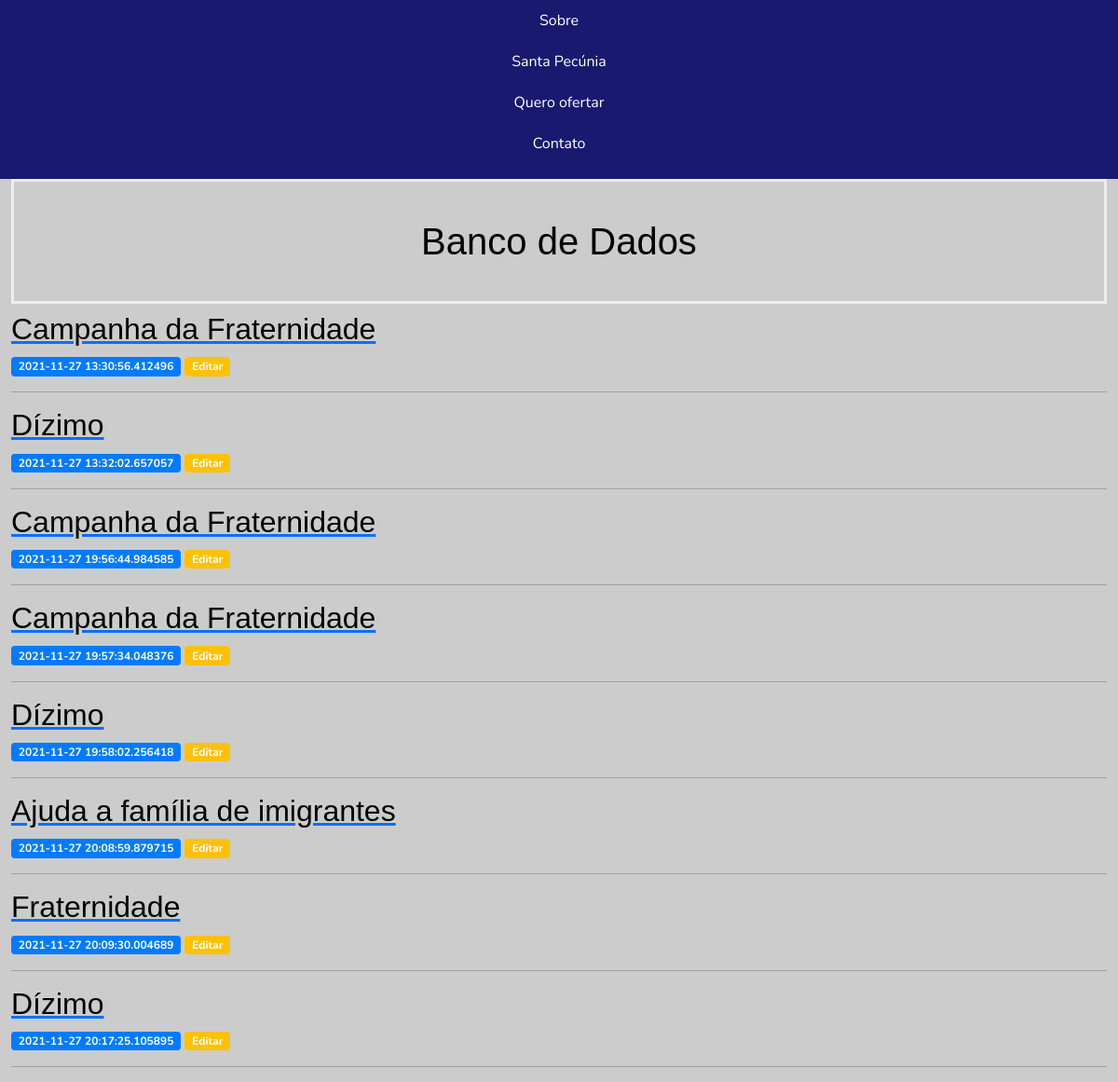
The page /dizimista on the database as committed earlier.
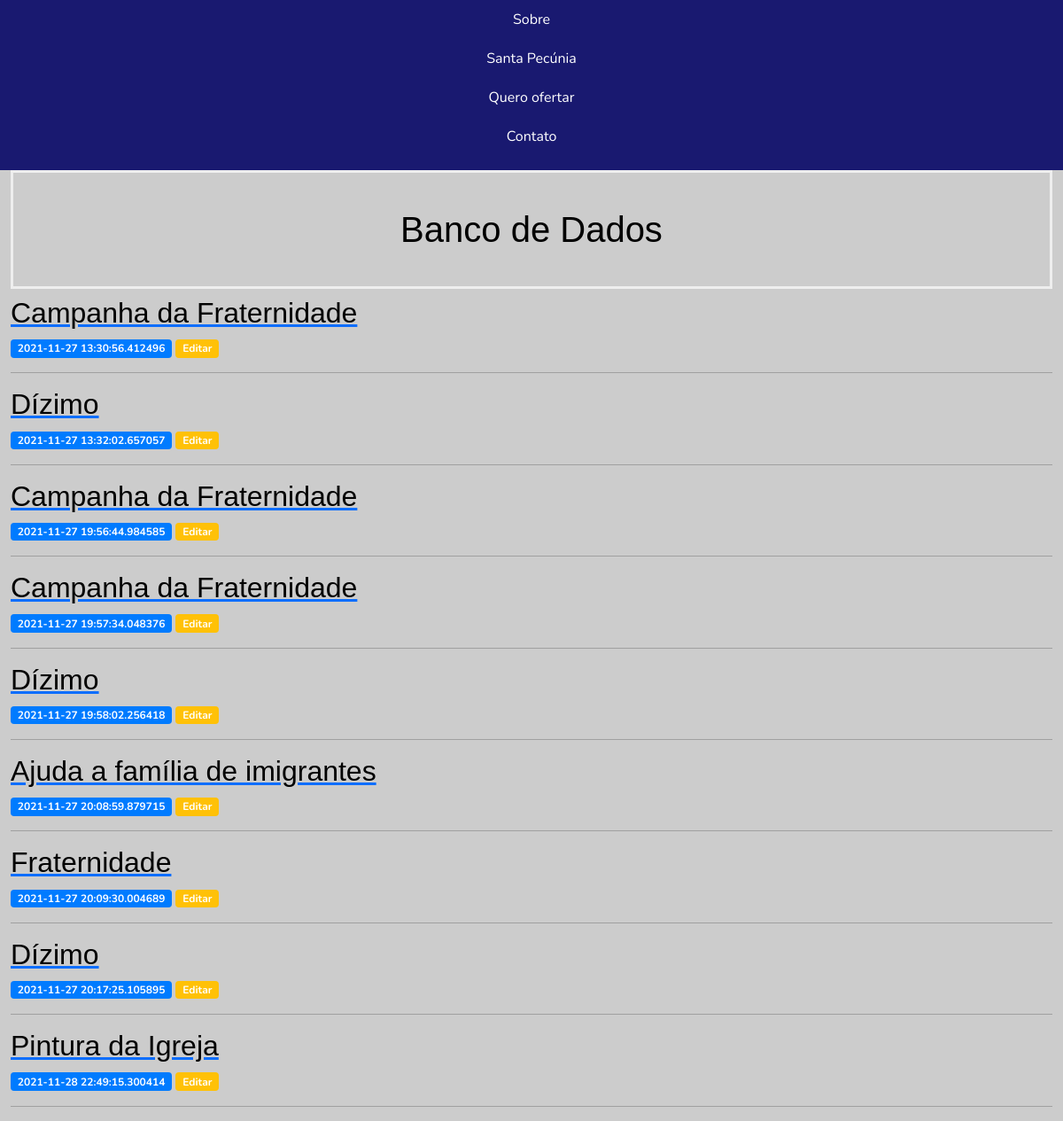
The same page on the database as committed later.
### app.py (models this page shows)
class Posts(db.Model):
    id = db.Column(db.Integer, primary_key=True)
    created = db.Column(db.DateTime, default=datetime.datetime.utcnow)
    title = db.Column(db.String(100), nullable=False)
    content = db.Column(db.String(80), nullable=False)
    campanha = db.Column(db.String(80), nullable=False)

### app.py (the view)
@app.route('/dizimista', methods=('GET', 'POST'))
def dizimista():
    posts = Posts.query.all()
    return render_template('dizimista.html', posts=posts)

### templates/dizimista.html (shortened to what this page needs)
{% extends 'base.html'%}
{% block content %}
    <h1>{% block title %} Banco de Dados {% endblock %}</h1>
    {% for post in posts %}
        <a href="{{ url_for('post', post_id=post['id'])}}">
            <h2>{{ post['campanha'] }}</h2>
        </a>
        <span class="badge badge-primary">{{ post['created'] }}</span>
        <a href="{{ url_for('edit', id=post['id']) }}">
            <span class="badge badge-warning">Editar</span>
        </a>
        <hr>
    {% endfor %}
{% endblock %}

### templates/base.html (shortened to what this page needs)
<!doctype html>
<html lang="pt-br">
    <head>
        <link rel="stylesheet" type="text/css" href="templates/css/normalize.css">
        <link rel="stylesheet" href="bootstrap/-4.0.0-dist/css/bootstrap.min.css">
        <link href="bootstrap-4.0.0-dist/css/bootstrap.min.css" rel="stylesheet" type="text/css" />
        <link href="static/css/estilo.css" rel="stylesheet"/>
        <link href="https://cdn.jsdelivr.net/npm/bootstrap@5.1.3/dist/css/bootstrap.min.css" rel="stylesheet">
        <link rel="stylesheet" type="text/css" href="css/estilo.css">
    </head>
<body>
  <nav>
      <ul>
          <li> <a href="#sobre"> Sobre </a></li>
          <li><a href="{{ url_for('index')}}">Santa Pecúnia</a></li>
          <li><a href="{{url_for('create')}}">Quero ofertar</a></li>
          <li><a href="#contato">Contato</a></li>
      </ul>
  </nav>
    <div class="container-fluid">
        <div class="row">
            <div id="cinza" class="col-sm-12 col-xs-12 div1">
        {% block content %} {% endblock %}
        </div>
    </div>
  </body>
</html>

### static/css/estilo.css (style rules this page uses)
h1 { border: 3px #eee solid; color: blue; text-align: center; padding: 40px; }
body { font-family: Nunito, sans-serif; color: #1c1c1c; }
h1, h2, h3 { font-family: Asap, sans-serif; color: #000000; }
nav { display: flex; flex-direction: column; align-items: center; background-color: #191970 }
nav ul { display: flex; flex-direction: column; align-items: center; list-style: none; padding: 0; width: 100%; }
nav ul li { ] text-align: center width: 100%; }
nav ul li a { display: inline-block; padding: 10px 0; width: 100%; text-decoration: none; color: #FFFFFF; }

### templates/base.html (style rules this page uses)
#cinza { background-color: #ccc; }
div { min-height: 100px; }

Rows that differ between the two databases and show on the page:
added Posts: campanha "Pintura da Igreja", created "2021-11-28 22:49:15.300414"
